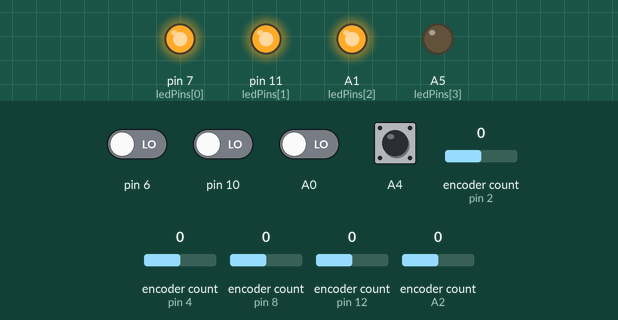
Bench run of a sketch on a simulated Arduino Uno, built with avr-gcc and run on an emulated ATmega328P. On the bench: output pins drawn as LEDs (lit = HIGH). The inputs (shaded band) are chosen by the test bench; at power-on: A4 HIGH, A0, pin 6, pin 10 LOW, encoder count (sensors on pin 2, pin 4, pin 8, pin 12, A2) 0. What the sketch prints to the serial monitor is not drawn.

Above: at 1.2 s.
1.3 s: pin 6 driven HIGH
At 2.9 s:
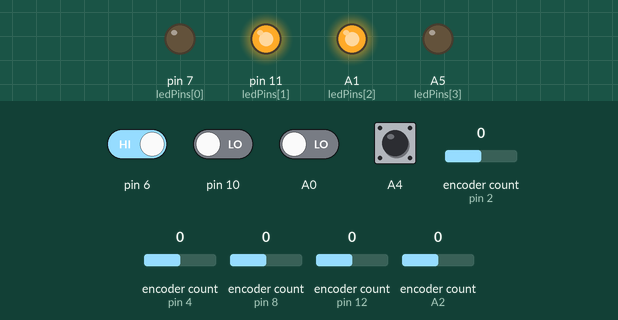
3.8 s: pin 10 driven HIGH
At 5.9 s:
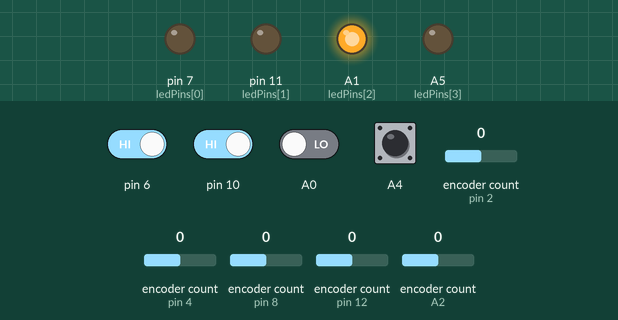
6.3 s: A0 driven HIGH
At 7.8 s:
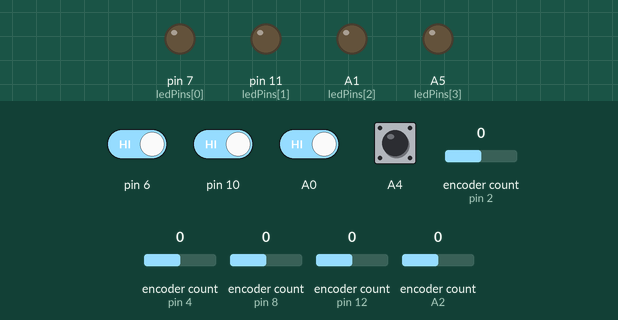
8.8 s: A4 pulled LOW for 0.15 s
At 10.4 s:
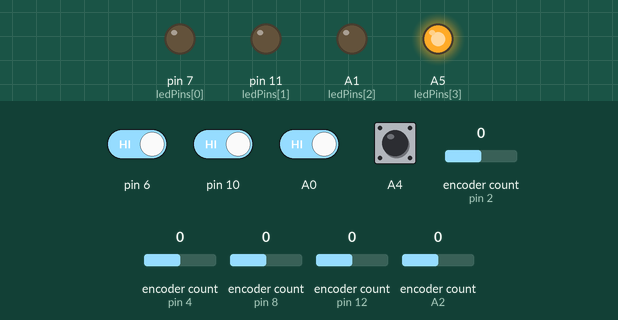
10.7 s: encoder count (sensor on pin 2) set to 1
At 11.6 s:
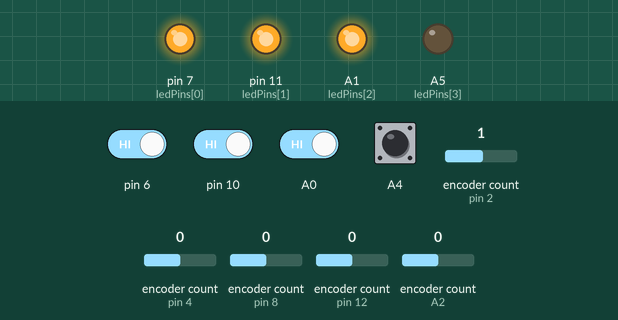
12.2 s: A4 pulled LOW for 1 s
At 14.3 s:
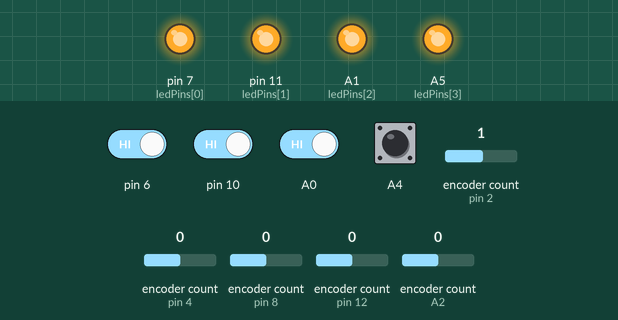
Timing chart, 0 to 15.8 s (numbered marks = the images above; inputs shaded):
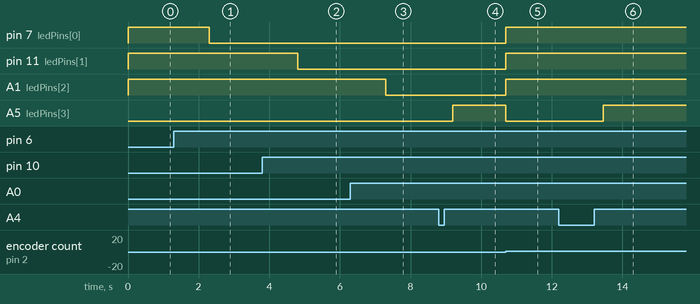

The sketch:

pro53.ino
```cpp
#include <ClickEncoder.h>
#include <TimerOne.h>
#include <ClickButton.h>


const int controlsCount = 4;
const int statesCount = 12;

// the LED
const int ledPins[controlsCount] = { 7, 11, A1 , A5};
uint8_t state = 0;
uint8_t ledStates[statesCount][controlsCount];
uint8_t encodersValue[statesCount][controlsCount];


ClickEncoder mainEncoder = ClickEncoder(2, 3, 0, 4);

ClickEncoder encoders[controlsCount] = {
  ClickEncoder(4, 5),
  ClickEncoder(8, 9),
  ClickEncoder(12, 13),
  ClickEncoder(A2, A3),
};

ClickButton buttons[controlsCount] = {
  ClickButton (6, HIGH),
  ClickButton (10, HIGH),
  ClickButton (A0, HIGH),
  ClickButton (A4, LOW, HIGH), //button3 is active low
};

void timerIsr() {
  mainEncoder.service();
  for (int i=0; i<controlsCount; i++)
  {
    encoders[i].service();
  }
}

void setup() {
  Timer1.initialize(1000);
  Timer1.attachInterrupt(timerIsr);

  mainEncoder.setAccelerationEnabled(false);
  for (int i=0; i<statesCount; i++)
  {
    for (int j=0; i<controlsCount; i++)
    {
      ledStates[i][j] = 0;
      encodersValue[i][j] = 0;
    }
  }

  for (int i=0; i<controlsCount; i++)
  {
    pinMode(ledPins[i],OUTPUT);
    buttons[i].debounceTime   = 20;   // Debounce timer in ms
  }

  updateLeds();

  Serial.begin(9600);


}

void sendData(uint8_t controlId, uint8_t value)
{
  uint8_t msg[2];
  msg[0] = controlId;
  msg[1] = value;
  Serial.write(msg,2);
}


void updateLeds()
{
  for (int i=0; i<controlsCount; i++)
  {
    if(i==3) //only led 3 is active high
      digitalWrite(ledPins[i],ledStates[state][i]);
    else
      digitalWrite(ledPins[i],!ledStates[state][i]);
  }
}

void loop() {
  int16_t value;

  value = mainEncoder.getValue();

  if (value != 0)
  {
    state += statesCount + value;
    state %= statesCount;
    sendData(0, state);
    updateLeds();

  }
  else
  {
    for (int i=0; i<controlsCount; i++)
    {

      value = encoders[i].getValue();

      if (value != 0) {
        encodersValue[state][i] += value;
        sendData(i + 1, encodersValue[state][i]);
      }

      // Update state of all buitton
      buttons[i].Update();

      if (buttons[i].clicks)
      {
        ledStates[state][i] = !ledStates[state][i];
        sendData( i + 1 + 4, ledStates[state][i]); //offset 4 for buttons
        updateLeds();
      }
    }

  }


}
```

Measured:
- after the input at 1.3 s, pin 7 (ledPins[0]): HIGH → LOW after 1.0 s
- after the input at 3.8 s, pin 11 (ledPins[1]): HIGH → LOW after 1.0 s
- after the input at 6.3 s, A1 (ledPins[2]): HIGH → LOW after 1.0 s
- after the input at 8.8 s, A5 (ledPins[3]): LOW → HIGH after 0.40 s
- after the input at 10.7 s, pin 7 (ledPins[0]), pin 11 (ledPins[1]), A1 (ledPins[2]): LOW → HIGH at once; A5 (ledPins[3]): HIGH → LOW at once
- after the input at 12.2 s, A5 (ledPins[3]): LOW → HIGH after 1.3 s
